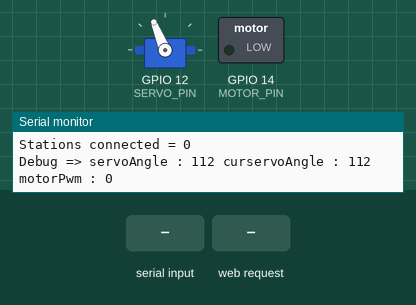
Bench run of a program on a simulated ESP8266 (NodeMCU). Parts: servo, switched loads named in the program (green lamp = pin HIGH), the last lines printed to the serial monitor. The inputs (shaded band) are chosen by the test bench. WiFi joins after 1.5 s; servers stay silent unless stated; storage starts empty.

Above: at 1.2 s.
1.3 s: "1" received over Serial
At 2.9 s:
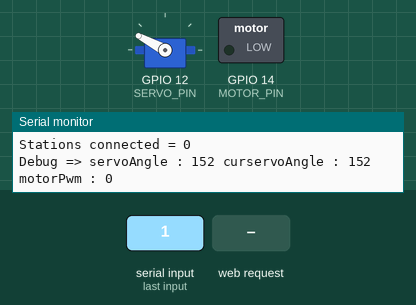
3.2 s: HTTP request GET /jsData.html received
At 3.37 s:
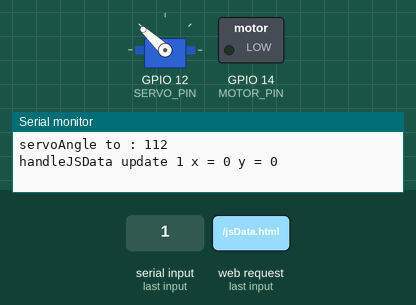
5.1 s: "d90\n" received over Serial
At 6.3 s:
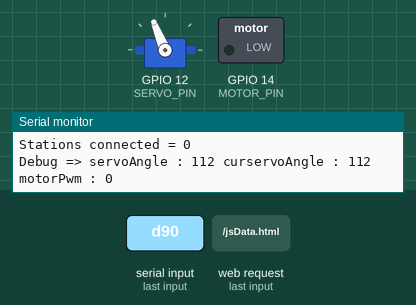
6.6 s: "7" received over Serial
At 7.8 s:
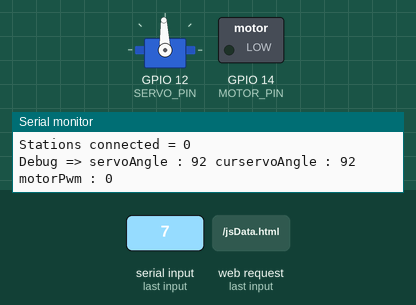
8.3 s: "9" received over Serial
At 9.1 s:
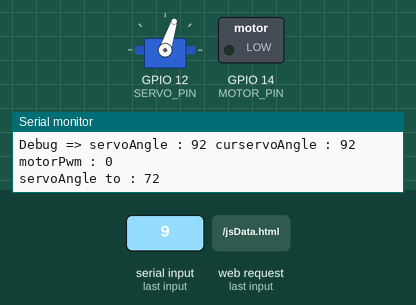
10.0 s: "d,45\n" received over Serial
At 11.5 s:
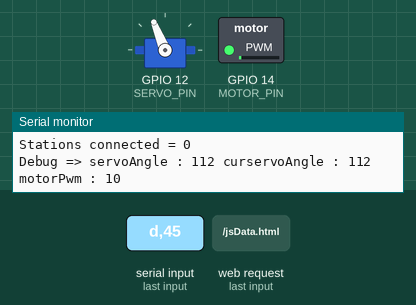
Timing chart, 0 to 12.9 s (numbered marks = the images above; inputs shaded):
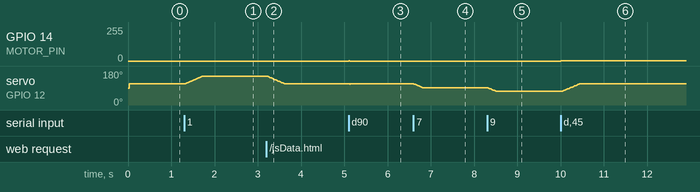

The program:

main.cpp
```cpp
#include <Arduino.h>

#include <ESP8266WebServer.h>
#include <FS.h>
#include <ESP8266WiFi.h>
#include <servo.h>

#define USE_SERIAL

//Set Wifi ssid and password
char ssid[] = "RCBOAT";
char pass[] = "blupblupblup";

static bool debug = true;

const int SERVO_PIN = 12;
const int MOTOR_PIN = 14;

const int HOME_SERVO_ANGLE = 112;

const int MIN_SERVO_ANGLE = HOME_SERVO_ANGLE - 40;
const int MAX_SERVO_ANGLE = HOME_SERVO_ANGLE + 40;


ESP8266WebServer server (80);
static int servoAngle = HOME_SERVO_ANGLE;
static int curServoAngle = servoAngle;

Servo myservo; // create servo object to control a servo

static int motorPwm = 0;

static void SetDefaultPosition( ) {
  motorPwm = 0;
  servoAngle = HOME_SERVO_ANGLE;
}

static void SetServoAngle( int pos_in_degrees)
{
  if ( pos_in_degrees < MIN_SERVO_ANGLE ) pos_in_degrees = MIN_SERVO_ANGLE;
  if ( pos_in_degrees > MAX_SERVO_ANGLE ) pos_in_degrees = MAX_SERVO_ANGLE;

  if ( debug )
  {
    Serial.print("servoAngle to : ");
    Serial.print(pos_in_degrees);
    Serial.println();
    Serial.flush();
  }

  servoAngle = pos_in_degrees;
}

static void ChangeMotorPwm( int deltaPwm)
{
  motorPwm += deltaPwm;

  if ( motorPwm < 0 ) motorPwm = 0;
  if ( motorPwm > PWMRANGE ) motorPwm = PWMRANGE;

  if ( debug )
  {
    Serial.print("ChangeMotorPwm to : ");
    Serial.print(motorPwm);
    Serial.println();
    Serial.flush();
  }
}

int updates = 0;

//This function takes the parameters passed in the URL(the x and y coordinates of the joystick)
//and sets the motor speed based on those parameters.
void handleJSData(){

  ++updates;

  boolean yDir;
  int x = server.arg(0).toInt();
  int y = server.arg(1).toInt();

  if ( y > 0 ) {
    motorPwm = (y * PWMRANGE ) / 100;
  } else {
    motorPwm = 0;
  }

  SetServoAngle( HOME_SERVO_ANGLE + ((x * 40 ) / 100) );
  server.send(200, "text/plain", "");

  if ( debug ) {
    Serial.printf("handleJSData update %d", updates);
    Serial.printf(" x = %d y = %d\n",x, y);
    Serial.flush();
  }
}


void setup()
{
  Serial.begin(115200);
  Serial.println();
  Serial.println("Starting RC Boat version 0.2");

  pinMode(SERVO_PIN, OUTPUT);
  myservo.attach(SERVO_PIN);

  pinMode(MOTOR_PIN, OUTPUT);
  analogWrite(MOTOR_PIN, motorPwm);

  WiFi.mode(WIFI_AP);
  WiFi.softAP(ssid, pass);

  // WiFi.mode(WIFI_STA);

  // WiFi.begin(ssid, pass);
  // while (WiFi.status() != WL_CONNECTED) {
  //   delay(500);
  //   Serial.print(".");
  // }

  // Serial.println("");
  // Serial.println("WiFi connected");
  // Serial.println("IP address: ");
  // Serial.println(WiFi.localIP());


  //initialize SPIFFS to be able to serve up the static HTML files.
  if (!SPIFFS.begin()){
    Serial.println("SPIFFS Mount failed");
  }
  else {
    Serial.println("SPIFFS Mount succesfull");
  }
  //set the static pages on SPIFFS for the html and js
  server.serveStatic("/", SPIFFS, "/rcboat.html");
  server.serveStatic("/virtualjoystick.js", SPIFFS, "/virtualjoystick.js");
  //call handleJSData function when this URL is accessed by the js in the html file
  server.on("/jsData.html", handleJSData);
  server.begin();
}

static int loopCnt = 0;

void loop()
{
  // handle if connection gets lost
  // set rudder to HOME_SERVO_ANGLE and PWM to 0
  if ( ( !debug ) && ( WiFi.softAPgetStationNum() == 0 )) {
    SetDefaultPosition();
  }

  server.handleClient();

  if (Serial.available() > 0)
  {
    auto inByte = Serial.read();

    switch ( inByte )
    {
      case '1': SetServoAngle( HOME_SERVO_ANGLE + 40); break;
      case '2': SetServoAngle( HOME_SERVO_ANGLE + 30); break;
      case '3': SetServoAngle( HOME_SERVO_ANGLE + 20); break;
      case '4': SetServoAngle( HOME_SERVO_ANGLE + 10); break;
      case '5': SetServoAngle( HOME_SERVO_ANGLE); break;
      case '6': SetServoAngle( HOME_SERVO_ANGLE - 10); break;
      case '7': SetServoAngle( HOME_SERVO_ANGLE - 20); break;
      case '8': SetServoAngle( HOME_SERVO_ANGLE - 30); break;
      case '9': SetServoAngle( HOME_SERVO_ANGLE - 40); break;

      case 'a': ChangeMotorPwm( -10 ); break;
      case 's': ChangeMotorPwm( -100 ); break;
      case 'd': ChangeMotorPwm( 10 ); break;
      case 'f': ChangeMotorPwm( 100 ); break;
      case '0':
        SetDefaultPosition();
      break;

      case '?':
        Serial.print("HELP .... ");
      break;
      case 'D':
      {
        debug = !debug;
      }
      break;
    }
  }

  if (debug)
  {
    if ( (loopCnt % 100)==0 )
    {
      Serial.printf("Stations connected = %d\n", WiFi.softAPgetStationNum());
      Serial.print("Debug => ");
      Serial.print("servoAngle : ");
      Serial.print(servoAngle);
      Serial.print(" curservoAngle : ");
      Serial.print(curServoAngle);
      Serial.print(" motorPwm : ");
      Serial.print(motorPwm);
      Serial.println();
    }
  }

  analogWrite(MOTOR_PIN, motorPwm);
  myservo.write(curServoAngle);

  if ( curServoAngle < servoAngle) ++curServoAngle;
  if ( curServoAngle > servoAngle) --curServoAngle;

  delay(10);

  loopCnt = loopCnt + 1;
}
```

Measured:
- after the input at 1.3 s, servo on GPIO 12 (SERVO_PIN): moves from 112° to 152° over 0.40 s, starting at once
- after the input at 3.2 s, servo on GPIO 12 (SERVO_PIN): moves from 152° to 112° over 0.40 s, starting at once
- after the input at 5.1 s, GPIO 14 (MOTOR_PIN): 0/255 → 2/255 at once, → 0/255 0.02 s later; servo on GPIO 12 (SERVO_PIN): 112° → 111° at once, → 112° 0.01 s later
- after the input at 6.6 s, servo on GPIO 12 (SERVO_PIN): moves from 112° to 92° over 0.19 s, starting at once
- after the input at 8.3 s, servo on GPIO 12 (SERVO_PIN): moves from 92° to 72° over 0.19 s, starting at once
- after the input at 10.0 s, GPIO 14 (MOTOR_PIN): 0/255 → 2/255 at once; servo on GPIO 12 (SERVO_PIN): moves from 72° to 112° over 0.40 s, starting at once
